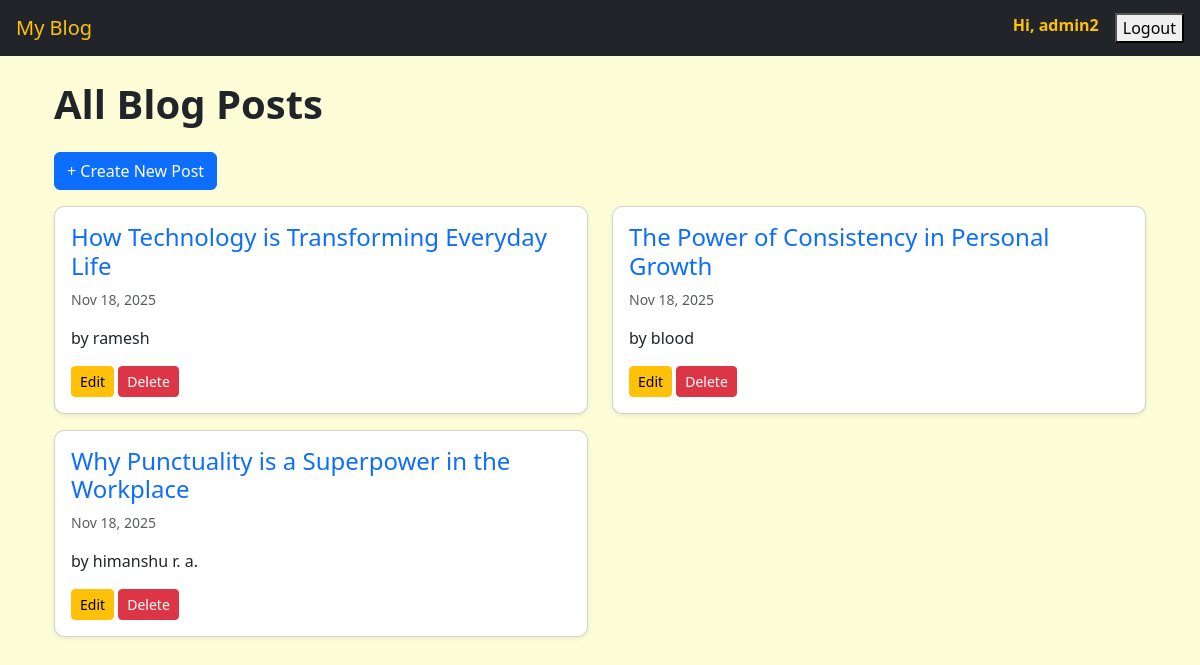
The app's page /posts/ (signed in) with its own data.
### blog/models.py (models this page shows, shortened)
class BlogPost(models.Model):
    title = models.CharField(max_length=200)
    content = models.TextField()
    date_posted = models.DateTimeField(auto_now_add=True)
    author = models.ForeignKey(User, on_delete=models.CASCADE)
    created_at = models.DateTimeField(auto_now_add=True)

### blog/views.py (the view)
# urls.py: path('posts/', views.post_list, name='post_list'),  # all posts
def post_list(request):
    posts = BlogPost.objects.all().order_by('-created_at')
    return render(request, 'blog/post_list.html', {'posts': posts})

### blog/templates/blog/post_list.html (shortened to what this page needs)
{% extends 'blog/base.html' %}
{% block content %}
<div class="container">
    <h1 class="mb-4 fw-bold">All Blog Posts</h1>
    <a href="{% url 'post_create' %}" class="btn btn-primary mb-3">+ Create New Post</a>
    {% if posts %}
        <div class="row">
            {% for post in posts %}
            <div class="col-md-6 mb-3">
                <div class="card shadow-sm">
                    <div class="card-body">
                        <h4 class="card-title">
                            <a href="{% url 'post_detail' post.pk %}" class="text-decoration-none">
                                {{ post.title }}
                            </a>
                        </h4>
                        <p class="text-muted small">{{ post.created_at|date:"M d, Y" }}</p>
                        <p>by {{ post.author.username }}</p>
                        <a href="{% url 'post_update' post.pk %}" class="btn btn-warning btn-sm">Edit</a>
                        <a href="{% url 'post_delete' post.pk %}" class="btn btn-danger btn-sm">Delete</a>
                    </div>
                </div>
            </div>
            {% endfor %}
        </div>
    {% else %}
        <p class="text-muted">No posts yet.</p>
    {% endif %}
</div>
{% endblock %}

### blog/templates/blog/base.html (shortened to what this page needs)
<!DOCTYPE html>
<html lang="en">
<head>
    <link href="https://cdn.jsdelivr.net/npm/bootstrap@5.3.3/dist/css/bootstrap.min.css" rel="stylesheet">
</head>
<body>
<nav class="navbar navbar-dark bg-dark px-3">
    <a class="navbar-brand text-warning" href="#">My Blog</a>
    <div class="d-flex">
        {% if user.is_authenticated %}
            <span class="text-warning me-3 fw-bold">Hi, {{ user.username }}</span>
           <form action="{% url 'logout' %}" method="post">
    <button type="submit">Logout</button>
</form>
        {% else %}
            <a href="{% url 'login' %}" class="btn btn-outline-warning btn-sm me-2">Login</a>
            <a href="{% url 'signup' %}" class="btn btn-warning btn-sm">Sign Up</a>
        {% endif %}
    </div>
</nav>
<div class="container mt-4">
    {% block content %}
    {% endblock %}
</div>
</body>
</html>

### blog/templates/blog/base.html (style rules this page uses)
body { background-color: #fdfed7; }
.navbar { margin-bottom: 20px; }
.card { border-radius: 10px; }

### records on screen
BlogPost: title "How Technology is Transforming Everyday Life", created_at "Nov 18, 2025", author.username "ramesh"
BlogPost: title "The Power of Consistency in Personal Growth", created_at "Nov 18, 2025", author.username "blood"
BlogPost: title "Why Punctuality is a Superpower in the Workplace", created_at "Nov 18, 2025", author.username "himanshu r. a."

### other values on screen
{{ user.username }} "admin2"
